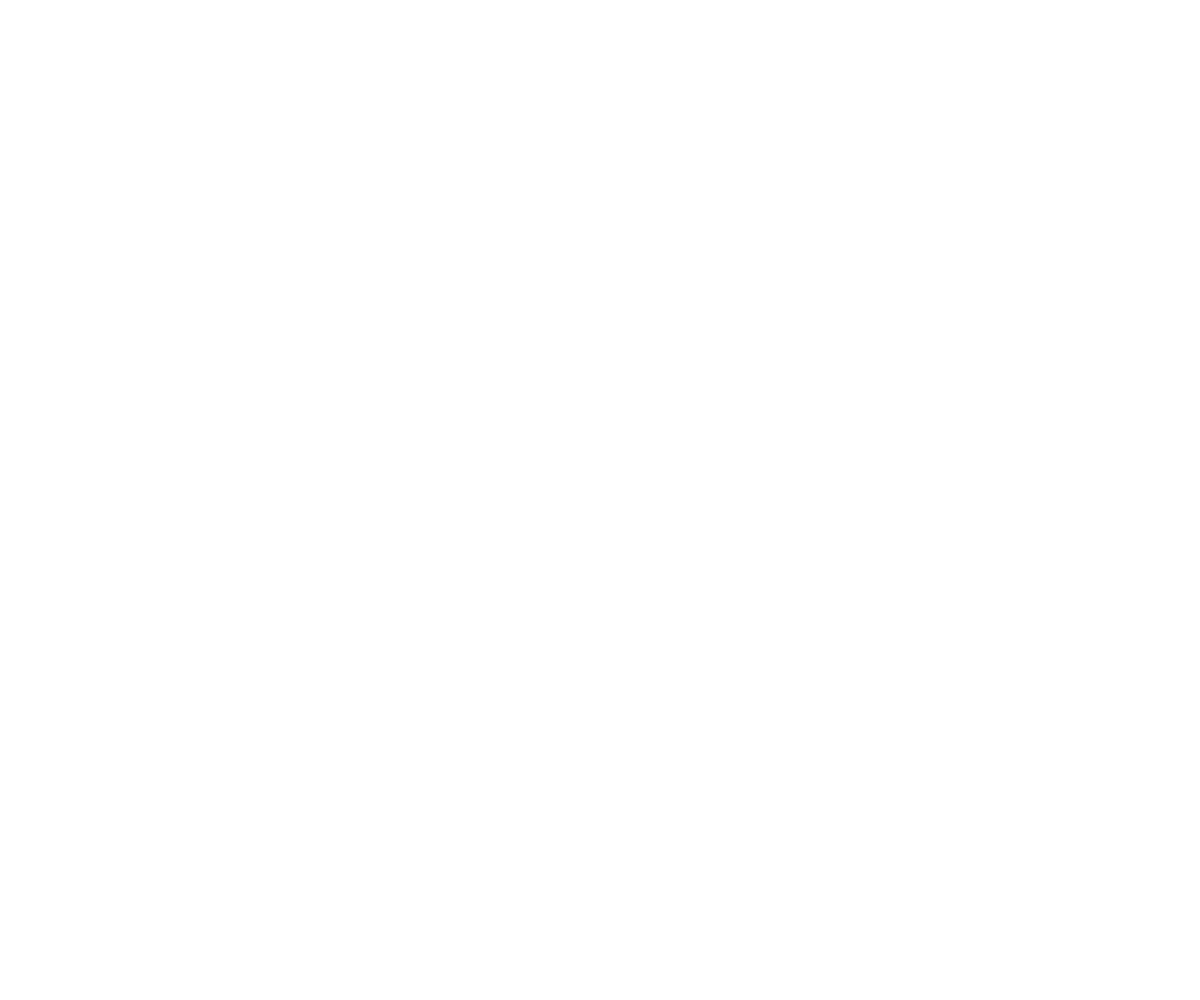
Frame 1 (no input)
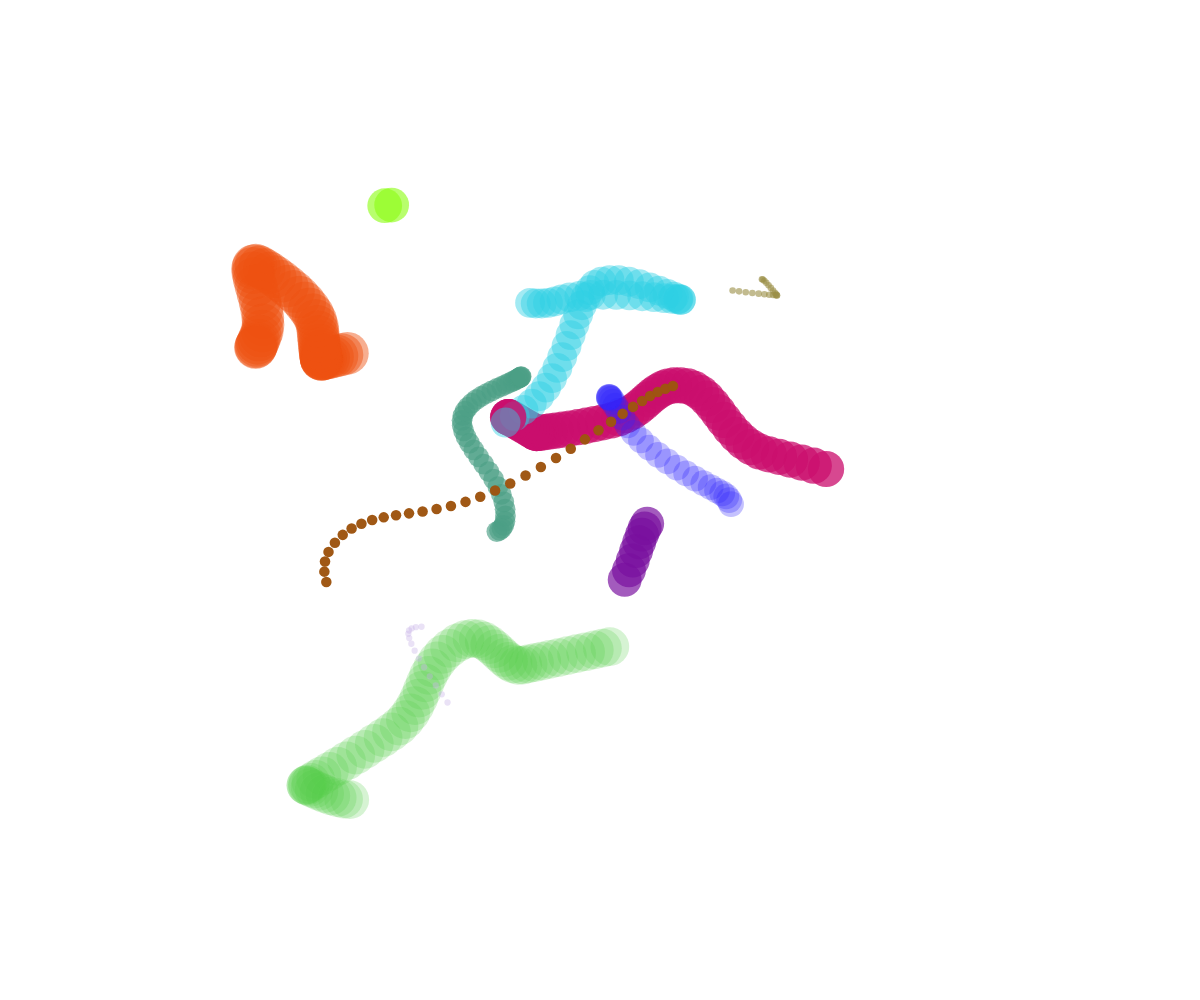
Frame 60 (no input)
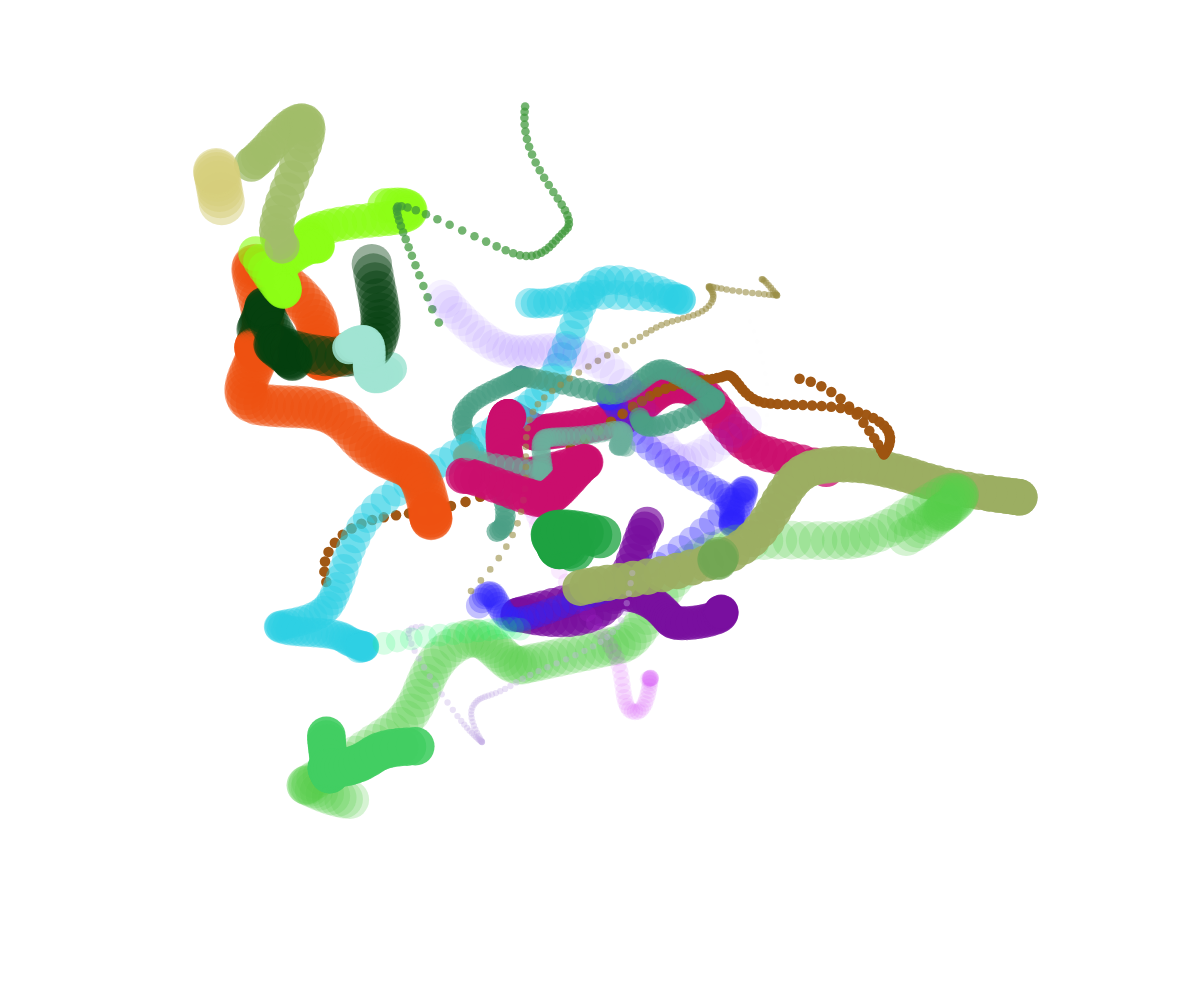
Frame 120 (the mouse pressed at the canvas centre since frame 60)

The p5.js sketch that drew these frames (run headless with seeded random() and noise() and a simulated clock; from frame 60 on, the mouse is pressed at the canvas centre):

// p5.js sketch
// ── sketch.js
// Perlin demo with bubbles

let theBubbles = [];

function setup() {
  createCanvas(windowWidth, windowHeight);
  noStroke();
  window.setInterval(spawnBubble, 100);
}

function draw() {


  for (let bubble of theBubbles) {
    //move
    bubble.x = noise(bubble.time) * width;
    bubble.y = noise(bubble.time + 1) * height;


    // Displaying
    fill(bubble.color);
    circle(bubble.x, bubble.y, bubble.size);

    bubble.time += 0.01
  }
}

function spawnBubble() {
  let bubble = {
    x: random(width),
    y: random(height),
    size: random(5,50),
    color: color(random(255), random(255), random(255), random(255)),
    time : random(0, 10000),
  };

  theBubbles.push(bubble);
}

function mousePressed() {
  spawnBubble();
}
